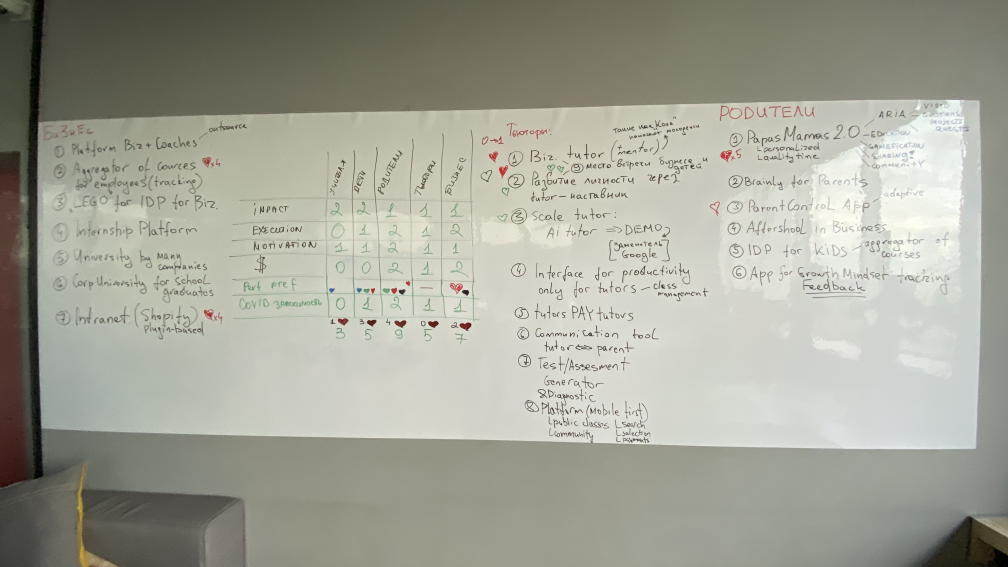
#> input picture test-data/B87D0402-BE24-4115-B92C-1768EC139DFE.JPG, 4032 x 2268 px, found by its file name (shown at 1/4 size)
$ python process.py
#> lines starting #> are read from the running program, lines starting #| are printed output that depends on the picture; after the words box and inside, x2 and y2 are one past the last pixel; in counts of white or black regions, pixels touching at a corner belong together
from imutils.video import VideoStream
import imutils
import cv2
import sys
import time
import cv2.aruco as aruco
import numpy as np
import socketio
import base64
import random


###### BIG BRAIN ALGORITHM IDEA ######
#
# 0. <- Play around with different values / test cases / contiditions
#
# 1. Try to detect using Aruco markers
#   1.1. (???) Instead of Aurco, detect bright markers in corner of boards
#   1.2. (???) Retro reflective material for IR camera
# 2. Try to detect using my board extraction algo
# 3. Try my board extraction algo, but with different parameters (??? calibration mode)
# 4. Try alternative extraction algo as last resort


# [16 lines left out: function extract_corners_aruco, not called in this run]

def extract_corners_auto(frame):

    ###### GRAYSCALE & BLUR IMAGE ######

    gray = cv2.cvtColor(frame, cv2.COLOR_BGR2GRAY)
    # gray = cv2.bilateralFilter(gray, 5, 17, 17)

    # gray = cv2.medianBlur(gray, 3)
    gray = cv2.medianBlur(gray, 5)
    # gray = cv2.medianBlur(gray, 7) # Less Accurate or more accurate, it depends
    # gray = cv2.medianBlur(gray, 9) # Less Accurate or more accurate, it depends

    # gray = cv2.GaussianBlur(gray, (7, 7), 3)

    ###### Extract B&W IMAGE ######

    # (thresh, bw) = cv2.threshold(gray, 158, 255, cv2.THRESH_BINARY)

    # TODO: Play around with blockSize & C parameters
    bw = cv2.adaptiveThreshold(gray, 255, cv2.ADAPTIVE_THRESH_GAUSSIAN_C, cv2.THRESH_BINARY, 259, -10)
    # bw = cv2.adaptiveThreshold(gray, 255, cv2.ADAPTIVE_THRESH_GAUSSIAN_C, cv2.THRESH_BINARY, 105, -6)

    # Show Image For Debug
    cv2.imshow('gray', gray)
    cv2.imshow('bw', bw)

    # [21 lines of commented-out code are left out]
    cnts = cv2.findContours(bw.copy(), cv2.RETR_EXTERNAL, cv2.CHAIN_APPROX_SIMPLE)
    cnts = imutils.grab_contours(cnts)
    cnts = sorted(cnts, key = cv2.contourArea, reverse = True)

    screenCnt = None
    maxArea = 0

    # loop over our contours
    for c in cnts:
        cv2.drawContours(frame, [c], -1, (0, 255, 0))

        peri = cv2.arcLength(c, True)
        # TODO: Play around with sigma value more, for edge cases
        approx = cv2.approxPolyDP(c, 0.02 * peri, True)
        cv2.drawContours(frame, [approx], -1, (255, 0, 0))

        area = cv2.contourArea(approx)
        if area > maxArea:
            maxArea = area
        else:
            continue

        # TODO: Experiment how to extract more than 4 points polygon (approximation)
        #   Idea: Do a thing simmilar to aruco (get_corners_coords) function if shape is more than 4
        #           + make sure that shape is big enough to be a whiteboard (e.g. not super small)
        # TODO: Find the biggest countour, not just first one
        if len(approx) == 4:
            cv2.drawContours(frame, [approx], -1, (0, 0, 255))
            screenCnt = approx

            # break
        elif len(approx) > 4:
            screenCnt = get_corners_coords(approx)
            # print(screenCnt)
            # cv2.drawContours(frame, [screenCnt], -1, (0, 0, 255))

    return screenCnt

# [67 lines left out: function extract_corners_auto2, not called in this run]

def get_corners_coords(corners):
    board_corners = np.zeros((4, 2), dtype = "float32")

    np_corners = np.array(corners)
    # np_corners = np_corners.reshape(4*4, 2) <- # TODO: Auto adjust
    # np_corners = np_corners.reshape(4, 2)
    np_corners = np_corners.reshape(len(corners), 2)

    c_sum = np_corners.sum(axis = 1)
    board_corners[0] = np_corners[np.argmin(c_sum)] # Top Left
    board_corners[2] = np_corners[np.argmax(c_sum)] # Bottom Right

    c_dif = np.diff(np_corners, axis = 1)
    board_corners[1] = np_corners[np.argmin(c_dif)] # Top Right
    board_corners[3] = np_corners[np.argmax(c_dif)] # Bottom Left

    return board_corners

def draw_corner_points(frame, corners):
    if corners is None:
        return

    for corner in corners:
        cv2.circle(frame, tuple(corner), 4, (0, 0, 255), -1)

def calculate_distance(a, b):
    return np.sqrt(((b[0] - a[0]) ** 2) + ((b[1] - a[1]) ** 2))

def transform_image(frame, corners):
    if corners is None:
        return frame

    # TODO: Figure out if this [ rect *= ratio ] is needed
    # this will probably come in handy if board / image ratio is very different

    (tl, tr, br, bl) = corners

    widthA = calculate_distance(br, bl) #np.sqrt(((br[0] - bl[0]) ** 2) + ((br[1] - bl[1]) ** 2))
    widthB = calculate_distance(tr, tl) #np.sqrt(((tr[0] - tl[0]) ** 2) + ((tr[1] - tl[1]) ** 2))

    heightA = calculate_distance(tr, br) #np.sqrt(((tr[0] - br[0]) ** 2) + ((tr[1] - br[1]) ** 2))
    heightB = calculate_distance(tl, bl) #np.sqrt(((tl[0] - bl[0]) ** 2) + ((tl[1] - bl[1]) ** 2))

    # TODO: Fix wierd but related to aspect ratio going weird

    # maxWidth = max(int(widthA), int(widthB))
    # maxHeight = max(int(heightA), int(heightB))
    maxWidth = min(int(widthA), int(widthB))
    maxHeight = min(int(heightA), int(heightB))

    print("Size: ", maxWidth, "x", maxHeight)

    dst = np.array([
        [0, 0],
        [maxWidth - 1, 0],
        [maxWidth - 1, maxHeight - 1],
        [0, maxHeight - 1]], dtype = "float32")

    M = cv2.getPerspectiveTransform(corners, dst)
    warp = cv2.warpPerspective(frame, M, (maxWidth, maxHeight))

    return warp

# [4 lines left out: function random_color, not called in this run]

def nothing():
    pass

frame = cv2.imread('B87D0402-BE24-4115-B92C-1768EC139DFE.JPG')
#> frame is the input picture: shape (2268, 4032, 3); mean B, G, R 152, 164.1, 163.5
# [61 lines of commented-out code are left out]

vs = VideoStream(src=2).start()
time.sleep(2.0)

while True:
    frame = vs.read()
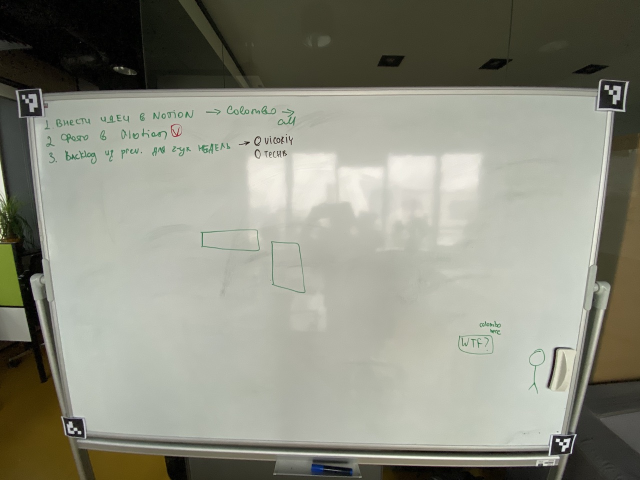
#> input picture IMG_0577.jpeg, 1280 x 960 px, given in place of the camera (shown at 1/2 size)
#> frame is the input picture: shape (960, 1280, 3); mean B, G, R 127.9, 141.2, 140.3

    new_height = 300
    ratio = frame.shape[0] / new_height
#> ratio = 3.2

    small_frame = imutils.resize(frame, height = new_height)
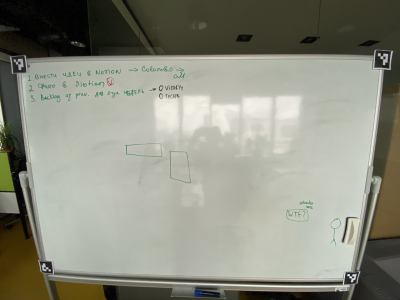
#> small_frame: shape (300, 400, 3); mean B, G, R 127.9, 141.2, 140.3

    screenCnt = extract_corners_auto(small_frame)
#> in extract_corners_auto, `gray = cv2.cvtColor(frame, cv2.COLOR_BGR2GRAY)`:
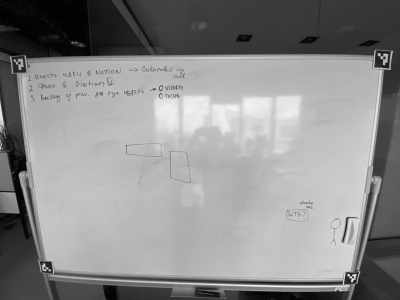
#> gray: shape (300, 400); min 0, max 247, mean 139.4
#> in extract_corners_auto, `gray = cv2.medianBlur(gray, 5)`:
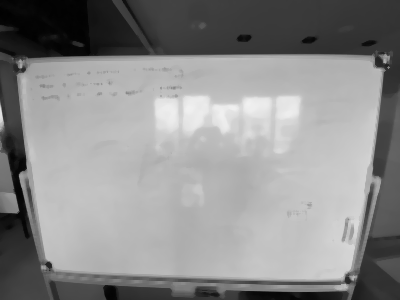
#> gray: shape (300, 400); min 1, max 241, mean 139.5
#> in extract_corners_auto, `bw = cv2.adaptiveThreshold(gray, 255, cv2.ADAPTIVE_THRESH_GAUSSIAN_C, ..`:
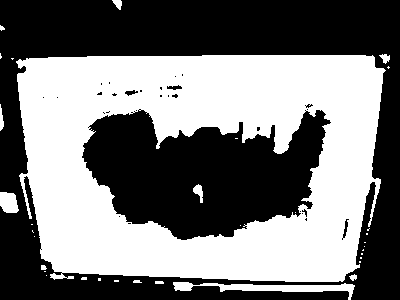
#> bw: shape (300, 400); 47.2% white; 34 white regions (23 under 20 px)
#> in extract_corners_auto, `cnts = cv2.findContours(bw.copy(), cv2.RETR_EXTERNAL, cv2.CHAIN_APPROX..`: cnts = 30 contours, 23 with area under 20; largest, box (x1, y1, x2, y2) and area: (16, 55, 386, 282) 75420, (173, 282, 355, 300) 926, (0, 192, 19, 213) 292, (112, 0, 122, 10) 48, (379, 54, 390, 64) 47, (0, 104, 4, 131) 42, (349, 274, 357, 281) 24
#> the loop in extract_corners_auto, `for c in cnts:` made 30 passes
#> (peri, area, maxArea, screenCnt) on pass 1: (1452.7, 70615.5, 70615.5, [[385, 70], [19, 59], [50, 277], [342, 281]])
#> (peri, area) on passes 3, 4, 5, 7: (68.38, 300), (30.73, 46.5), (35.8, 47.5), (22.73, 26.5)
#> after the loop in extract_corners_auto, `for c in cnts:`:
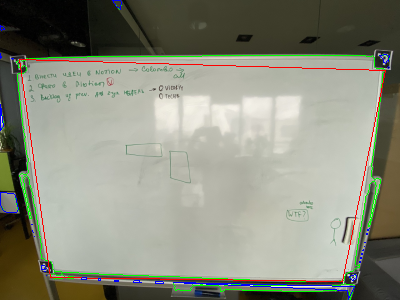
#> frame: shape (300, 400, 3); 2.76% of pixels changed, all inside (x1, y1, x2, y2) = (0, 0, 390, 300)
#> after the loop in extract_corners_auto, `for c in cnts:`: maxArea = 70615.5
#> screenCnt = [[385, 70], [19, 59], [50, 277], [342, 281]]
    corners = get_corners_coords(screenCnt)
#> in get_corners_coords, `c_sum = np_corners.sum(axis = 1)`: c_sum = [455, 78, 327, 623]
#> in get_corners_coords, `c_dif = np.diff(np_corners, axis = 1)`: c_dif = [-315, 40, 227, -61]
#> corners = [[19, 59], [385, 70], [342, 281], [50, 277]]
    corners *= ratio
#> corners = [[60.8, 188.8], [1232, 224], [1094.4, 899.2], [160, 886.4]]
    draw_corner_points(frame, corners)
#> the loop in draw_corner_points, `for corner in corners:` made 4 passes
    wrap = transform_image(frame, corners)
#> in transform_image, `(tl, tr, br, bl) = corners`: tl = [60.8, 188.8]; tr = [1232, 224]; br = [1094.4, 899.2]; bl = [160, 886.4]
#> in transform_image, `widthA = calculate_distance(br, bl)`: widthA = 934.5
#> in transform_image, `widthB = calculate_distance(tr, tl)`: widthB = 1171.7
#> in transform_image, `heightA = calculate_distance(tr, br)`: heightA = 689.1
#> in transform_image, `heightB = calculate_distance(tl, bl)`: heightB = 704.6
#> in transform_image, `maxWidth = min(int(widthA), int(widthB))`: maxWidth = 934
#> in transform_image, `maxHeight = min(int(heightA), int(heightB))`: maxHeight = 689
#| Size:  934 x 689
#> in transform_image, `dst = np.array([ [0, 0], [maxWidth - 1, 0], [maxWidth - 1, maxHeight -..`: dst = [[0, 0], [933, 0], [933, 688], [0, 688]]
#> in transform_image, `M = cv2.getPerspectiveTransform(corners, dst)`: M = [[0.737, -0.105, -25.02], [-0.0224, 0.746, -139.5], [-1.39e-05, -0.000276, 1]]
#> in transform_image, `warp = cv2.warpPerspective(frame, M, (maxWidth, maxHeight))`:
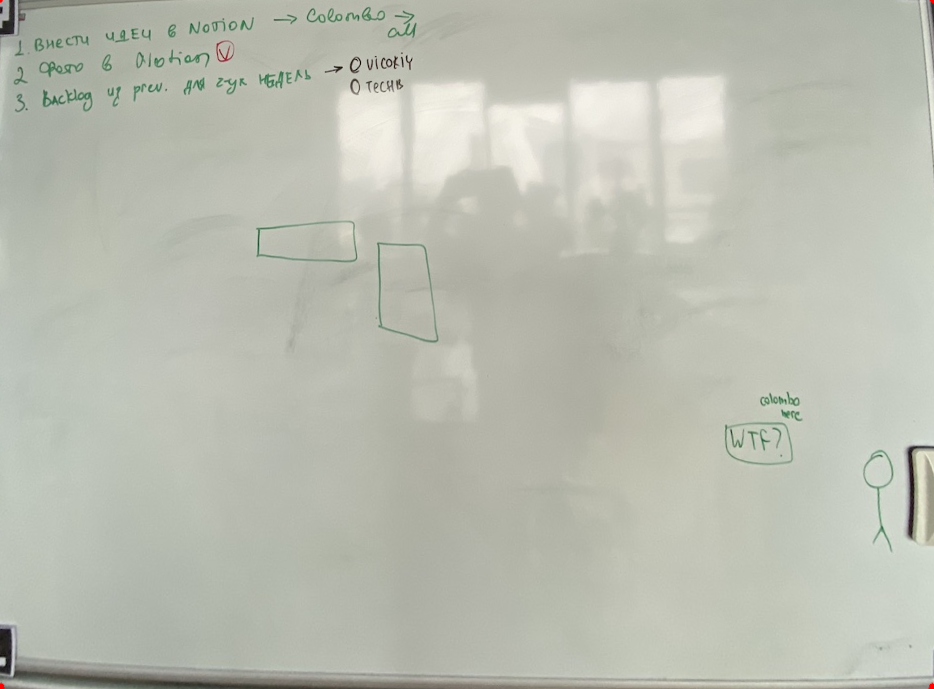
#> warp: shape (689, 934, 3); mean B, G, R 177.7, 189.4, 186.5

    cv2.imshow('frame', frame)
    cv2.imshow('wrap', wrap)

    cv2.imshow('small', small_frame)

    key = cv2.waitKey(1) & 0xFF
#> (key q is pressed here)
    if key == ord("q"):
        break

cv2.destroyAllWindows()
vs.stop()

# [59 lines of commented-out code are left out]
